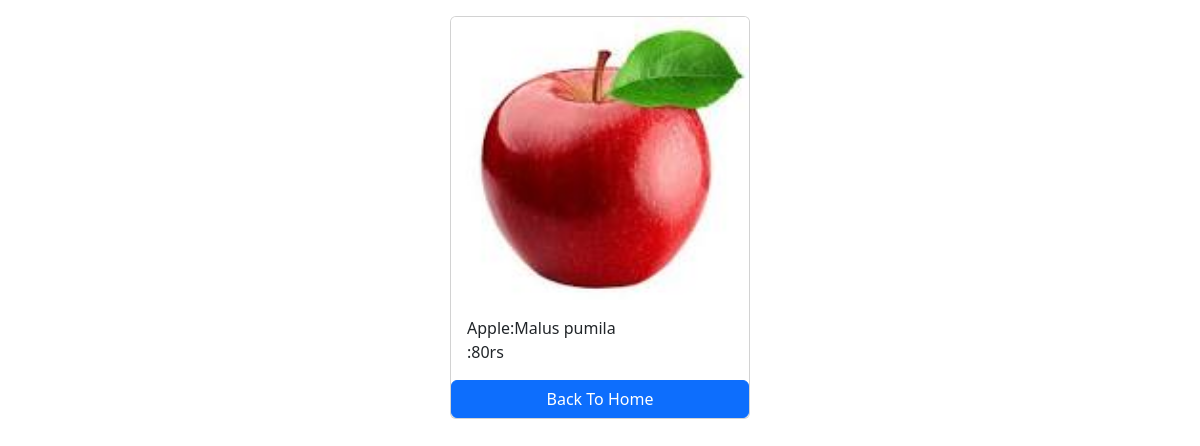
The app's page /fruits/2/ with its own data.
### price/models.py (models this page shows, shortened)
class Fruit(models.Model):
    fruit_name=models.CharField(max_length=100)
    scientific_name=models.CharField(max_length=100)
    photo=models.ImageField(upload_to='media')
    country_name=models.CharField(max_length=100)
    price=models.CharField(max_length=100,blank=True)

### price/views.py (the view)
# urls.py: path('<int:pk>/',views.fruit_detail,name='fruit_detail'),
def fruit_detail(request,pk):
    fruit=get_object_or_404(Fruit,pk=pk)
    context={
        'fruit':fruit,
    }
    return render(request,'fruit_detail.html',context)

### templates/fruit_detail.html (shortened to what this page needs)
<!DOCTYPE html>
<html lang="en">
<head>
    <link href="https://cdn.jsdelivr.net/npm/bootstrap@5.3.3/dist/css/bootstrap.min.css" rel="stylesheet">
</head>
<body>
    <div class="container mt-3">
        <div class="card mx-auto" style="width:300px">
           <img src="{{fruit.photo.url}}" class="card-img-top" alt="">
            <div class="card-body">
                <p class="card-text m-0">{{fruit.fruit_name}}:{{fruit.scientific_name}}</p>
                <p class="card-text m-0">:{{fruit.price}}</p>
            </div>
            <a href="{% url "home" %}" class="btn btn-primary">Back To Home</a>
        </div>
    </div>
</body>
</html>

### records on screen
Fruit: photo (picture), fruit_name "Apple", scientific_name "Malus pumila", price "80rs"
